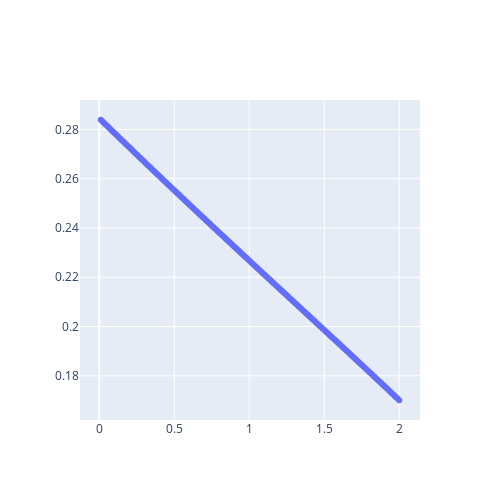

Notebook source saved alongside this figure:
### Markdown cell above
Final convergence point depends inversely on the size of $\kappa$.
Similar thing happens for $\theta$.

### Code cell
conv_points = []
kappas = np.linspace(0.01,2,200)
Ci = 3
theta = 1.7
for kappa in kappas:
    Cs = Ci/kappa
    Cz = Cs*theta
    conv_points.append(get_convergence_point(
        10000, 1, 0.3, mu, gamma, beta, phi, Cs, Ci, Cz, t_max))
    
fig = go.Figure()
fig.add_trace(
    go.Scatter(x=kappas, y=conv_points,
               mode='markers',))
fig.update_layout(width=500, height=500)

fig.show()

### Figure 1 — Plotly figure (JSON) as saved in the notebook; plotly's stock layout.template omitted (floating-point values rounded to 4 significant figures; data arrays with more than 128 entries replaced by an {"elided": "..."} marker saying what was removed)
{"data": [{"mode": "markers", "type": "scatter", "x": {"elided": "200 float values"}, "y": {"elided": "200 float values"}}], "layout": {"height": 500, "width": 500, "xaxis": {"autorange": true, "range": [-0.1283, 2.138], "type": "linear"}, "yaxis": {"autorange": true, "range": [0.1621, 0.292], "type": "linear"}}}
